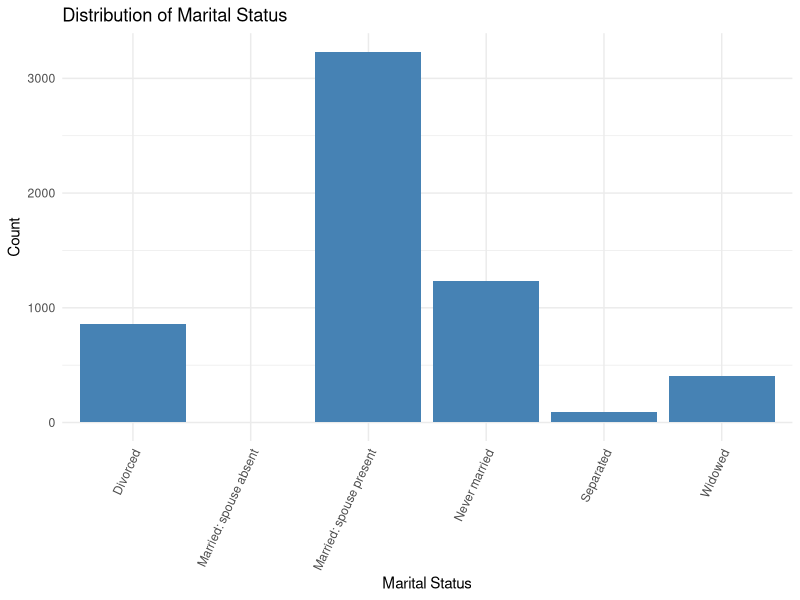
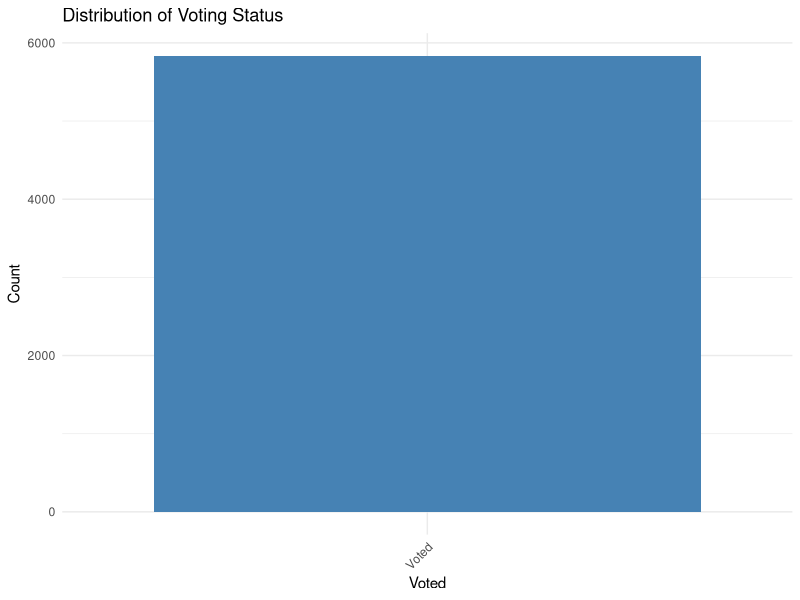
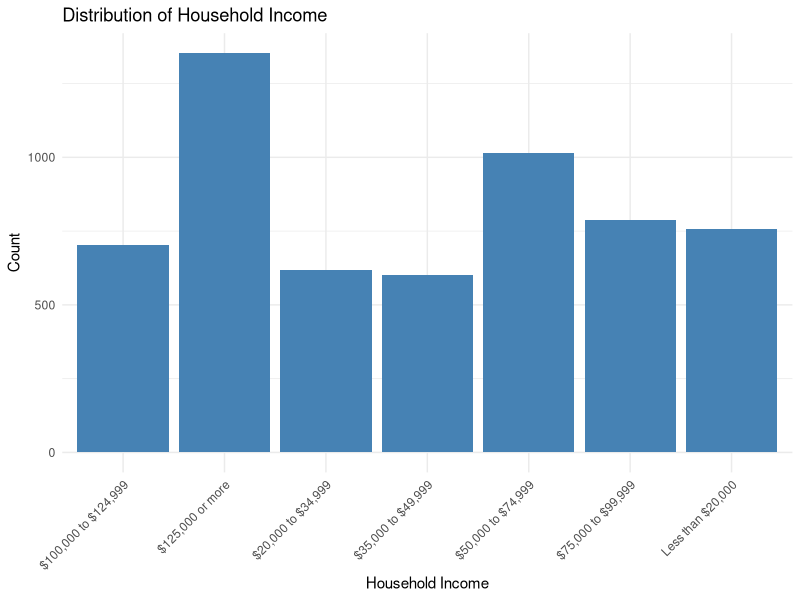
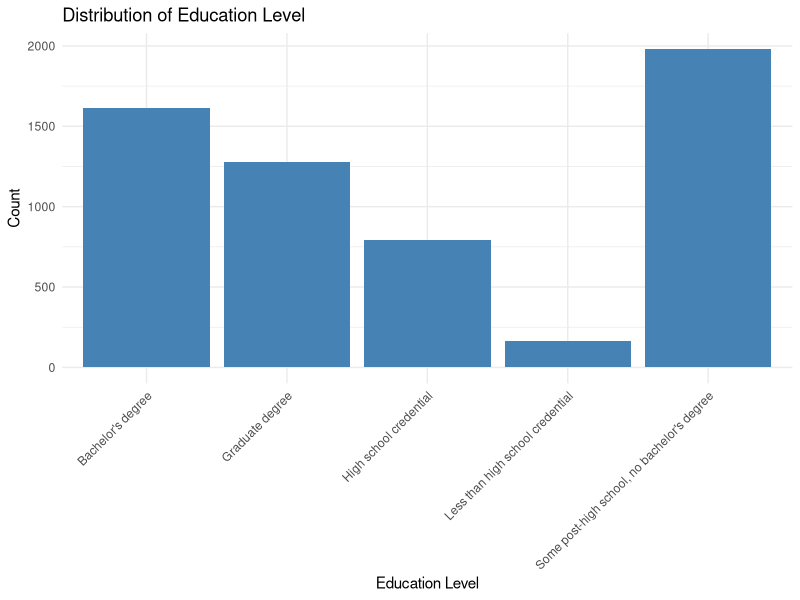
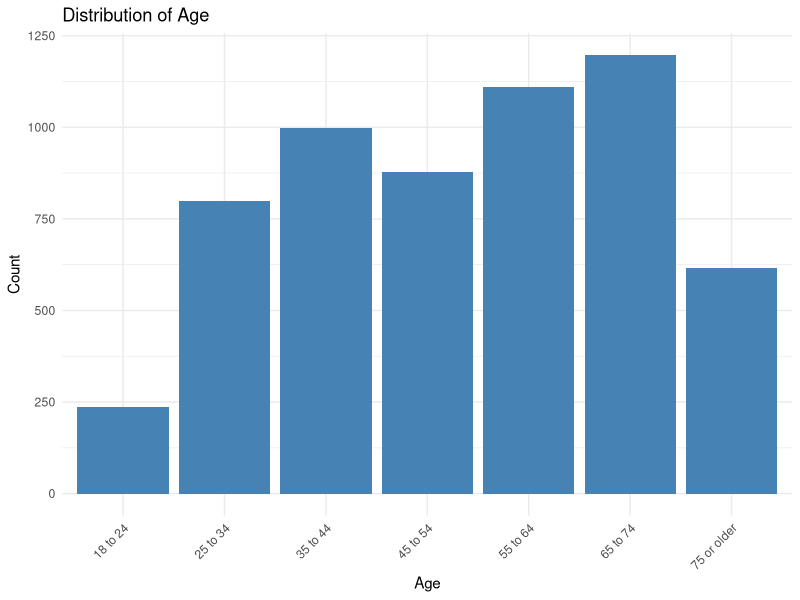
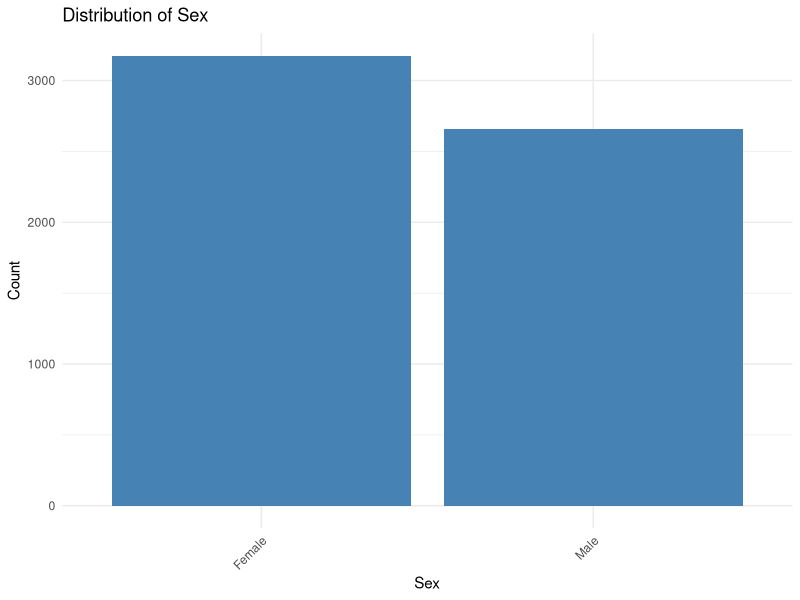

Write R code to recreate these figures, in order.
#### Preamble ####
# Purpose: Explore and understand the dataset by creating data visualizations.
# Author: Ben Li
# Data: 1 April 2024
# Contact: dailin.li@mail.utoronto.ca
# License: MIT
# Pre-requisites: Need to know where to get cleaned_election_data
# Any other information needed? None.

# Load necessary libraries
library(ggplot2)
library(dplyr)
library(tidyverse)
# Load the data
data <- read.csv('outputs/data/cleaned_election_data.csv')

# Remove the 'Presidential_Vote' column
data <- select(data, -Presidential_Vote)

ggplot(data, aes(x = Marital_Status)) + 
  geom_bar(fill = 'steelblue') +
  labs(title = "Distribution of Marital Status", x = "Marital Status", y = "Count") +
  theme_minimal() +
  theme(axis.text.x = element_text(angle = 65, hjust = 1))

# Create bar plot for 'Voted'
ggplot(data, aes(x = Voted)) +
  geom_bar(fill = 'steelblue') +
  labs(title = 'Distribution of Voting Status', x = 'Voted', y = 'Count') +
  theme_minimal() +
  theme(axis.text.x = element_text(angle = 45, hjust = 1))

# Create bar plot for 'Household_Income'
ggplot(data, aes(x = Household_Income)) +
  geom_bar(fill = 'steelblue') +
  labs(title = 'Distribution of Household Income', x = 'Household Income', y = 'Count') +
  theme_minimal() +
  theme(axis.text.x = element_text(angle = 45, hjust = 1))

# Create bar plot for 'Education_Level'
ggplot(data, aes(x = Education_Level)) +
  geom_bar(fill = 'steelblue') +
  labs(title = 'Distribution of Education Level', x = 'Education Level', y = 'Count') +
  theme_minimal() +
  theme(axis.text.x = element_text(angle = 45, hjust = 1))

# Create bar plot for 'Age' (assuming 'Age' is a categorical variable in your dataset)
ggplot(data, aes(x = Age)) +
  geom_bar(fill = 'steelblue') +
  labs(title = 'Distribution of Age', x = 'Age', y = 'Count') +
  theme_minimal() +
  theme(axis.text.x = element_text(angle = 45, hjust = 1))

# Create bar plot for 'Sex'
ggplot(data, aes(x = Sex)) +
  geom_bar(fill = 'steelblue') +
  labs(title = 'Distribution of Sex', x = 'Sex', y = 'Count') +
  theme_minimal() +
  theme(axis.text.x = element_text(angle = 45, hjust = 1))



